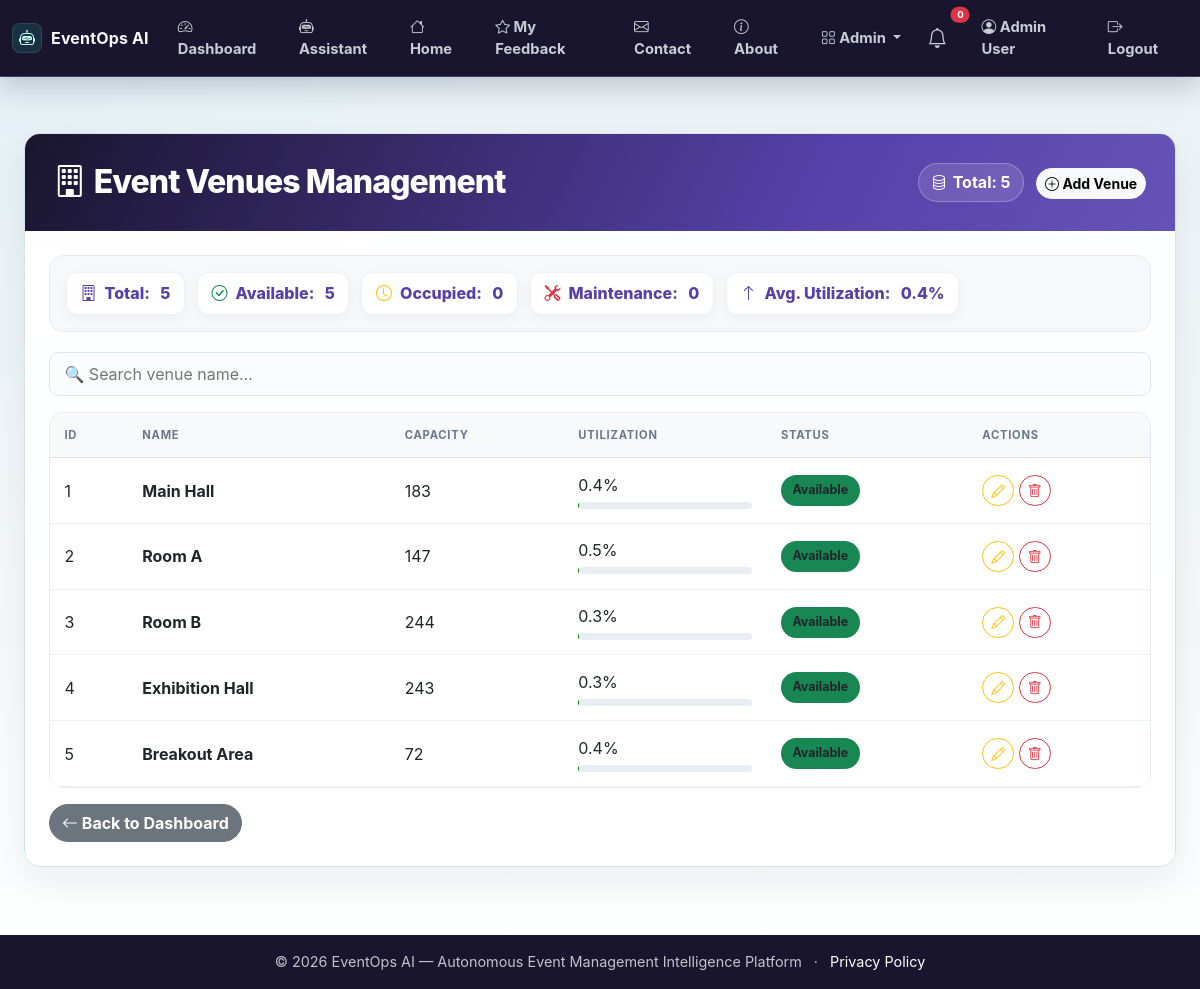
The page /admin/venues (signed in) on the database as committed earlier.
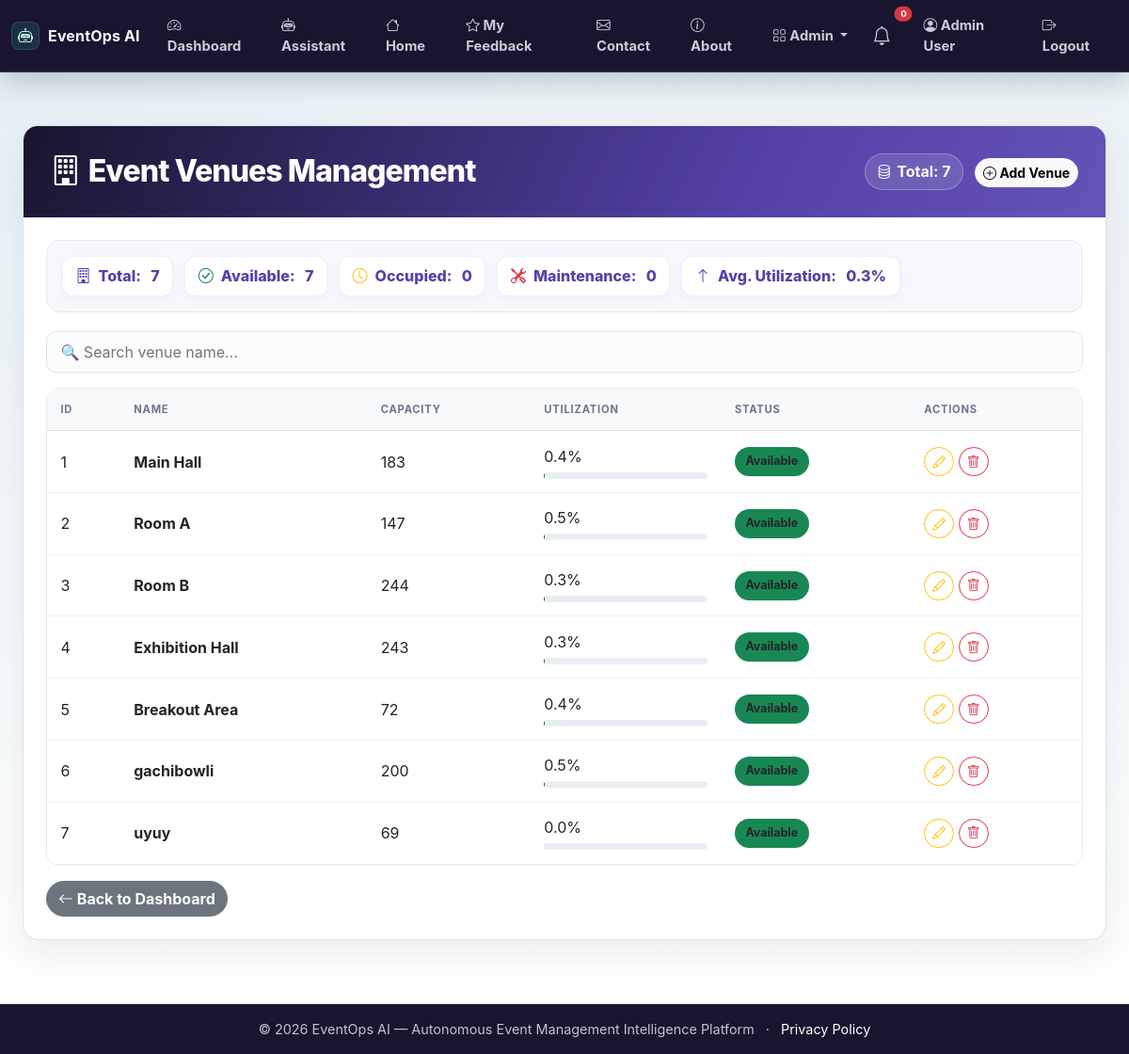
The same page on the database as committed later.
### app.py (models this page shows)
class Venue(db.Model):
    id = db.Column(db.Integer, primary_key=True)
    name = db.Column(db.String(100), nullable=False)
    capacity = db.Column(db.Integer)
    utilization = db.Column(db.Float, default=0.0)
    status = db.Column(db.String(20), default='available')
    created_at = db.Column(db.DateTime, default=lambda: datetime.now(timezone.utc))

### app.py (the view)
@app.route('/admin/venues')
@login_required
def admin_venues():
    if current_user.role != 'admin':
        abort(403)
    venues = Venue.query.all()
    return render_template('admin_venues.html', venues=venues)

### app.py (called while the page is built)
@app.context_processor
def inject_unread_notification_count():
    if current_user.is_authenticated:
        count = Notification.query.filter_by(user_id=current_user.id, read=False).count()
    else:
        count = 0
    return {'unread_notification_count': count}

@login_manager.user_loader
def load_user(user_id):
    return User.query.get(int(user_id))

### templates/admin_venues.html (shortened to what the changed rows need)
{% extends "base.html" %}
{% block content %}
<div class="admin-wrapper">
    <div class="container-fluid">
        <div class="card admin-card">
            <div class="card-header d-flex flex-wrap justify-content-between align-items-center">
                <h2 class="mb-0"><i class="bi bi-building me-2"></i>Event Venues Management</h2>
                <div>
                    <span class="total-badge"><i class="bi bi-database"></i> Total: {{ venues|length }}</span>
                    <a href="{{ url_for('admin_venue_add') }}" class="btn btn-light btn-sm ms-2">
                        <i class="bi bi-plus-circle"></i> Add Venue
                    </a>
                </div>
            </div>
            <div class="card-body">
                <div class="stats-row">
                    <div class="stat-item"><i class="bi bi-building"></i> Total: <span class="stat-num">{{ venues|length }}</span></div>
                    <div class="stat-item"><i class="bi bi-check-circle text-success"></i> Available: <span class="stat-num">{{ venues|selectattr('status', 'equalto', 'available')|list|length }}</span></div>
                    <div class="stat-item"><i class="bi bi-arrow-up text-primary"></i> Avg. Utilization: <span class="stat-num">{{ (venues|map(attribute='utilization')|sum / venues|length)|round(1) if venues else 0 }}%</span></div>
                </div>
                <div class="table-responsive">
                    <table class="table table-hover align-middle" id="venueTable">
                        <thead class="table-light">
                            <tr>
                                <th>ID</th>
                                <th>Name</th>
                                <th>Capacity</th>
                                <th>Utilization</th>
                                <th>Status</th>
                                <th>Actions</th>
                            </tr>
                        </thead>
                        <tbody>
                            {% for venue in venues %}
                            <tr data-name="{{ venue.name|lower }}">
                                <td>{{ venue.id }}</td>
                                <td><strong>{{ venue.name }}</strong></td>
                                <td>{{ venue.capacity }}</td>
                                <td>
                                    {{ venue.utilization|round(1) }}%
                                    <div class="utilization-bar">
                                    </div>
                                </td>
                                <td>
                                    <span class="badge-status bg-{{ 'success' if venue.status == 'available' else 'warning' if venue.status == 'occupied' else 'danger' }}">
                                        {{ venue.status|title }}
                                    </span>
                                </td>
                                <td>
                                    <a href="{{ url_for('admin_venue_edit', venue_id=venue.id) }}" class="btn btn-sm btn-outline-warning"><i class="bi bi-pencil"></i></a>
                                    <a href="{{ url_for('admin_venue_delete', venue_id=venue.id) }}" class="btn btn-sm btn-outline-danger" onclick="return confirm('Delete this venue?')"><i class="bi bi-trash"></i></a>
                                </td>
                            </tr>
                            {% endfor %}
                        </tbody>
                    </table>
                </div>
            </div>
        </div>
    </div>
</div>
{% endblock %}

Rows that differ between the two databases and show on the page:
added Venue: id "6", name "gachibowli", capacity "200", utilization "0.5", status "Available"
added Venue: id "7", name "uyuy", capacity "69", utilization "0.0", status "Available"
Other text that changed with them:
{{ venues|length }}: "5" → "7"
{{ venues|selectattr('status', 'equalto', 'available')|list|length }}: "5" → "7"
text no longer shown: "0.4"
text now shown: "0.3"
